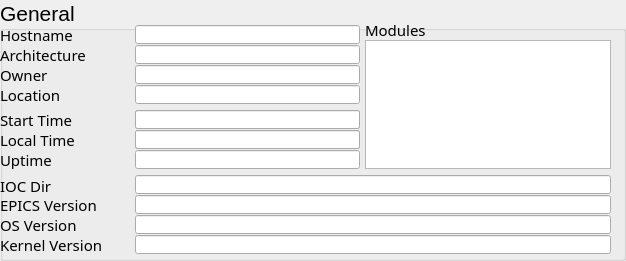
   <widget class="QGroupBox" name="groupBox_6">
    <property name="geometry">
     <rect>
      <x>10</x>
      <y>405</y>
      <width>626</width>
      <height>261</height>
     </rect>
    </property>
    <property name="font">
     <font>
      <pointsize>16</pointsize>
     </font>
    </property>
    <property name="title">
     <string>General</string>
    </property>
    <widget class="caLineEdit" name="calineedit_32">
     <property name="geometry">
      <rect>
       <x>135</x>
       <y>130</y>
       <width>225</width>
       <height>19</height>
      </rect>
     </property>
     <property name="font">
      <font>
       <family>Lucida Sans Typewriter</family>
       <pointsize>12</pointsize>
      </font>
     </property>
     <property name="alignment">
      <set>Qt::AlignRight|Qt::AlignTrailing|Qt::AlignVCenter</set>
     </property>
     <property name="channel" stdset="0">
      <string notr="true">$(IOC):TOD</string>
     </property>
     <property name="background">
      <color>
       <red>255</red>
       <green>255</green>
       <blue>224</blue>
      </color>
     </property>
     <property name="colorMode">
      <enum>caLineEdit::Static</enum>
     </property>
    </widget>
    <widget class="caLabel" name="calabel_33">
     <property name="geometry">
      <rect>
       <x>0</x>
       <y>130</y>
       <width>125</width>
       <height>19</height>
      </rect>
     </property>
     <property name="font">
      <font>
       <family>Sans Serif</family>
       <pointsize>11</pointsize>
      </font>
     </property>
     <property name="text">
      <string>Local Time</string>
     </property>
    </widget>
    <widget class="caLineEdit" name="calineedit_33">
     <property name="geometry">
      <rect>
       <x>135</x>
       <y>110</y>
       <width>225</width>
       <height>19</height>
      </rect>
     </property>
     <property name="font">
      <font>
       <family>Lucida Sans Typewriter</family>
       <pointsize>12</pointsize>
      </font>
     </property>
     <property name="alignment">
      <set>Qt::AlignRight|Qt::AlignTrailing|Qt::AlignVCenter</set>
     </property>
     <property name="channel" stdset="0">
      <string notr="true">$(IOC):STARTTOD</string>
     </property>
     <property name="background">
      <color>
       <red>255</red>
       <green>255</green>
       <blue>224</blue>
      </color>
     </property>
     <property name="colorMode">
      <enum>caLineEdit::Static</enum>
     </property>
    </widget>
    <widget class="caLabel" name="calabel_34">
     <property name="geometry">
      <rect>
       <x>0</x>
       <y>110</y>
       <width>125</width>
       <height>19</height>
      </rect>
     </property>
     <property name="font">
      <font>
       <family>Sans Serif</family>
       <pointsize>11</pointsize>
      </font>
     </property>
     <property name="text">
      <string>Start Time</string>
     </property>
    </widget>
    <widget class="caLineEdit" name="calineedit_34">
     <property name="geometry">
      <rect>
       <x>135</x>
       <y>150</y>
       <width>225</width>
       <height>19</height>
      </rect>
     </property>
     <property name="font">
      <font>
       <family>Lucida Sans Typewriter</family>
       <pointsize>12</pointsize>
      </font>
     </property>
     <property name="alignment">
      <set>Qt::AlignRight|Qt::AlignTrailing|Qt::AlignVCenter</set>
     </property>
     <property name="channel" stdset="0">
      <string notr="true">$(IOC):UPTIME</string>
     </property>
     <property name="background">
      <color>
       <red>255</red>
       <green>255</green>
       <blue>224</blue>
      </color>
     </property>
     <property name="colorMode">
      <enum>caLineEdit::Static</enum>
     </property>
    </widget>
    <widget class="caLabel" name="calabel_35">
     <property name="geometry">
      <rect>
       <x>0</x>
       <y>150</y>
       <width>125</width>
       <height>19</height>
      </rect>
     </property>
     <property name="font">
      <font>
       <family>Sans Serif</family>
       <pointsize>11</pointsize>
      </font>
     </property>
     <property name="text">
      <string>Uptime</string>
     </property>
    </widget>
    <widget class="caLabel" name="calabel_30">
     <property name="geometry">
      <rect>
       <x>0</x>
       <y>215</y>
       <width>125</width>
       <height>19</height>
      </rect>
     </property>
     <property name="font">
      <font>
       <family>Sans Serif</family>
       <pointsize>11</pointsize>
      </font>
     </property>
     <property name="text">
      <string>OS Version</string>
     </property>
    </widget>
    <widget class="caLineEdit" name="calineedit_27">
     <property name="geometry">
      <rect>
       <x>135</x>
       <y>25</y>
       <width>225</width>
       <height>19</height>
      </rect>
     </property>
     <property name="font">
      <font>
       <family>Sans Serif</family>
       <pointsize>12</pointsize>
      </font>
     </property>
     <property name="alignment">
      <set>Qt::AlignLeading|Qt::AlignLeft|Qt::AlignVCenter</set>
     </property>
     <property name="channel" stdset="0">
      <string notr="true">$(IOC):HOSTNAME</string>
     </property>
     <property name="background">
      <color>
       <red>255</red>
       <green>255</green>
       <blue>224</blue>
      </color>
     </property>
     <property name="colorMode">
      <enum>caLineEdit::Static</enum>
     </property>
    </widget>
    <widget class="caLabel" name="calabel_28">
     <property name="geometry">
      <rect>
       <x>0</x>
       <y>25</y>
       <width>125</width>
       <height>19</height>
      </rect>
     </property>
     <property name="font">
      <font>
       <family>Sans Serif</family>
       <pointsize>11</pointsize>
      </font>
     </property>
     <property name="text">
      <string>Hostname</string>
     </property>
    </widget>
    <widget class="caLineEdit" name="calineedit_29">
     <property name="geometry">
      <rect>
       <x>135</x>
       <y>215</y>
       <width>476</width>
       <height>19</height>
      </rect>
     </property>
     <property name="font">
      <font>
       <family>Sans Serif</family>
       <pointsize>12</pointsize>
      </font>
     </property>
     <property name="alignment">
      <set>Qt::AlignLeading|Qt::AlignLeft|Qt::AlignVCenter</set>
     </property>
     <property name="channel" stdset="0">
      <string notr="true">$(IOC):OS_VERS</string>
     </property>
     <property name="background">
      <color>
       <red>255</red>
       <green>255</green>
       <blue>224</blue>
      </color>
     </property>
     <property name="colorMode">
      <enum>caLineEdit::Static</enum>
     </property>
    </widget>
    <widget class="caLabel" name="calabel_29">
     <property name="geometry">
      <rect>
       <x>0</x>
       <y>195</y>
       <width>125</width>
       <height>19</height>
      </rect>
     </property>
     <property name="font">
      <font>
       <family>Sans Serif</family>
       <pointsize>11</pointsize>
      </font>
     </property>
     <property name="text">
      <string>EPICS Version</string>
     </property>
    </widget>
    <widget class="caLineEdit" name="calineedit_28">
     <property name="geometry">
      <rect>
       <x>135</x>
       <y>195</y>
       <width>476</width>
       <height>19</height>
      </rect>
     </property>
     <property name="font">
      <font>
       <family>Sans Serif</family>
       <pointsize>12</pointsize>
      </font>
     </property>
     <property name="alignment">
      <set>Qt::AlignLeading|Qt::AlignLeft|Qt::AlignVCenter</set>
     </property>
     <property name="channel" stdset="0">
      <string notr="true">$(IOC):EPICS_VERSION</string>
     </property>
     <property name="background">
      <color>
       <red>255</red>
       <green>255</green>
       <blue>224</blue>
      </color>
     </property>
     <property name="colorMode">
      <enum>caLineEdit::Static</enum>
     </property>
    </widget>
    <widget class="caLabel" name="calabel_38">
     <property name="geometry">
      <rect>
       <x>0</x>
       <y>175</y>
       <width>125</width>
       <height>19</height>
      </rect>
     </property>
     <property name="font">
      <font>
       <family>Sans Serif</family>
       <pointsize>11</pointsize>
      </font>
     </property>
     <property name="text">
      <string>IOC Dir</string>
     </property>
     <property name="textInteractionFlags">
      <set>Qt::TextBrowserInteraction</set>
     </property>
    </widget>
    <widget class="caLineEdit" name="calineedit_37">
     <property name="geometry">
      <rect>
       <x>135</x>
       <y>175</y>
       <width>476</width>
       <height>19</height>
      </rect>
     </property>
     <property name="font">
      <font>
       <family>Sans Serif</family>
       <pointsize>12</pointsize>
      </font>
     </property>
     <property name="alignment">
      <set>Qt::AlignLeading|Qt::AlignLeft|Qt::AlignVCenter</set>
     </property>
     <property name="channel" stdset="0">
      <string notr="true">$(IOC):APP_DIR</string>
     </property>
     <property name="background">
      <color>
       <red>255</red>
       <green>255</green>
       <blue>224</blue>
      </color>
     </property>
     <property name="colorMode">
      <enum>caLineEdit::Static</enum>
     </property>
    </widget>
    <widget class="caLabel" name="calabel_37">
     <property name="geometry">
      <rect>
       <x>0</x>
       <y>65</y>
       <width>125</width>
       <height>19</height>
      </rect>
     </property>
     <property name="font">
      <font>
       <family>Sans Serif</family>
       <pointsize>11</pointsize>
      </font>
     </property>
     <property name="text">
      <string>Owner</string>
     </property>
    </widget>
    <widget class="caLabel" name="calabel_39">
     <property name="geometry">
      <rect>
       <x>0</x>
       <y>85</y>
       <width>125</width>
       <height>19</height>
      </rect>
     </property>
     <property name="font">
      <font>
       <family>Sans Serif</family>
       <pointsize>11</pointsize>
      </font>
     </property>
     <property name="text">
      <string>Location</string>
     </property>
    </widget>
    <widget class="caLineEdit" name="calineedit_36">
     <property name="geometry">
      <rect>
       <x>135</x>
       <y>65</y>
       <width>225</width>
       <height>19</height>
      </rect>
     </property>
     <property name="font">
      <font>
       <family>Lucida Sans Typewriter</family>
       <pointsize>12</pointsize>
      </font>
     </property>
     <property name="alignment">
      <set>Qt::AlignLeading|Qt::AlignLeft|Qt::AlignVCenter</set>
     </property>
     <property name="channel" stdset="0">
      <string notr="true">$(IOC):ENGINEER</string>
     </property>
     <property name="background">
      <color>
       <red>255</red>
       <green>255</green>
       <blue>224</blue>
      </color>
     </property>
     <property name="colorMode">
      <enum>caLineEdit::Static</enum>
     </property>
    </widget>
    <widget class="caLineEdit" name="calineedit_38">
     <property name="geometry">
      <rect>
       <x>135</x>
       <y>85</y>
       <width>225</width>
       <height>19</height>
      </rect>
     </property>
     <property name="font">
      <font>
       <family>Lucida Sans Typewriter</family>
       <pointsize>12</pointsize>
      </font>
     </property>
     <property name="alignment">
      <set>Qt::AlignLeading|Qt::AlignLeft|Qt::AlignVCenter</set>
     </property>
     <property name="channel" stdset="0">
      <string notr="true">$(IOC):LOCATION</string>
     </property>
     <property name="background">
      <color>
       <red>255</red>
       <green>255</green>
       <blue>224</blue>
      </color>
     </property>
     <property name="colorMode">
      <enum>caLineEdit::Static</enum>
     </property>
    </widget>
    <widget class="caMultiLineString" name="camultilinestring">
     <property name="enabled">
      <bool>true</bool>
     </property>
     <property name="geometry">
      <rect>
       <x>365</x>
       <y>40</y>
       <width>246</width>
       <height>129</height>
      </rect>
     </property>
     <property name="font">
      <font>
       <family>Lucida Sans Typewriter</family>
       <pointsize>12</pointsize>
      </font>
     </property>
     <property name="acceptDrops">
      <bool>false</bool>
     </property>
     <property name="verticalScrollBarPolicy">
      <enum>Qt::ScrollBarAsNeeded</enum>
     </property>
     <property name="horizontalScrollBarPolicy">
      <enum>Qt::ScrollBarAsNeeded</enum>
     </property>
     <property name="channel" stdset="0">
      <string notr="true">$(IOC):MOD_VER</string>
     </property>
     <property name="background">
      <color>
       <red>255</red>
       <green>255</green>
       <blue>224</blue>
      </color>
     </property>
     <property name="colorMode">
      <enum>caMultiLineString::Static</enum>
     </property>
     <property name="fontScaleMode" stdset="0">
      <enum>caMultiLineString::None</enum>
     </property>
    </widget>
    <widget class="caLabel" name="calabel_40">
     <property name="geometry">
      <rect>
       <x>365</x>
       <y>20</y>
       <width>86</width>
       <height>19</height>
      </rect>
     </property>
     <property name="font">
      <font>
       <family>Sans Serif</family>
       <pointsize>11</pointsize>
      </font>
     </property>
     <property name="text">
      <string>Modules</string>
     </property>
     <property name="alignment">
      <set>Qt::AlignLeading|Qt::AlignLeft|Qt::AlignVCenter</set>
     </property>
    </widget>
    <widget class="caFrame" name="caframe">
     <property name="geometry">
      <rect>
       <x>120</x>
       <y>110</y>
       <width>246</width>
       <height>46</height>
      </rect>
     </property>
     <property name="visibility">
      <enum>caFrame::Calc</enum>
     </property>
     <property name="visibilityCalc">
      <string notr="true">G</string>
     </property>
     <property name="channel" stdset="0">
      <string notr="true">$(IOC):TIME</string>
     </property>
     <widget class="caLineEdit" name="calineedit_41">
      <property name="geometry">
       <rect>
        <x>15</x>
        <y>20</y>
        <width>225</width>
        <height>19</height>
       </rect>
      </property>
      <property name="font">
       <font>
        <family>Lucida Sans Typewriter</family>
        <pointsize>12</pointsize>
       </font>
      </property>
      <property name="alignment">
       <set>Qt::AlignRight|Qt::AlignTrailing|Qt::AlignVCenter</set>
      </property>
      <property name="channel" stdset="0">
       <string notr="true">$(IOC):TIME</string>
      </property>
      <property name="background">
       <color>
        <red>255</red>
        <green>255</green>
        <blue>224</blue>
       </color>
      </property>
      <property name="colorMode">
       <enum>caLineEdit::Static</enum>
      </property>
     </widget>
     <widget class="caLineEdit" name="calineedit_40">
      <property name="geometry">
       <rect>
        <x>15</x>
        <y>0</y>
        <width>225</width>
        <height>19</height>
       </rect>
      </property>
      <property name="font">
       <font>
        <family>Lucida Sans Typewriter</family>
        <pointsize>12</pointsize>
       </font>
      </property>
      <property name="alignment">
       <set>Qt::AlignRight|Qt::AlignTrailing|Qt::AlignVCenter</set>
      </property>
      <property name="channel" stdset="0">
       <string notr="true">$(IOC):STARTTIME</string>
      </property>
      <property name="background">
       <color>
        <red>255</red>
        <green>255</green>
        <blue>224</blue>
       </color>
      </property>
      <property name="colorMode">
       <enum>caLineEdit::Static</enum>
      </property>
     </widget>
    </widget>
    <widget class="caLabel" name="calabel_58">
     <property name="geometry">
      <rect>
       <x>0</x>
       <y>45</y>
       <width>125</width>
       <height>19</height>
      </rect>
     </property>
     <property name="font">
      <font>
       <family>Sans Serif</family>
       <pointsize>11</pointsize>
      </font>
     </property>
     <property name="text">
      <string>Architecture</string>
     </property>
    </widget>
    <widget class="caLineEdit" name="calineedit_58">
     <property name="geometry">
      <rect>
       <x>135</x>
       <y>45</y>
       <width>225</width>
       <height>19</height>
      </rect>
     </property>
     <property name="font">
      <font>
       <family>Lucida Sans Typewriter</family>
       <pointsize>12</pointsize>
      </font>
     </property>
     <property name="alignment">
      <set>Qt::AlignLeading|Qt::AlignLeft|Qt::AlignVCenter</set>
     </property>
     <property name="channel" stdset="0">
      <string notr="true">$(IOC):HOST_ARCH</string>
     </property>
     <property name="background">
      <color>
       <red>255</red>
       <green>255</green>
       <blue>224</blue>
      </color>
     </property>
     <property name="colorMode">
      <enum>caLineEdit::Static</enum>
     </property>
    </widget>
    <widget class="caLineEdit" name="calineedit_35">
     <property name="geometry">
      <rect>
       <x>135</x>
       <y>235</y>
       <width>476</width>
       <height>19</height>
      </rect>
     </property>
     <property name="font">
      <font>
       <family>Sans Serif</family>
       <pointsize>12</pointsize>
      </font>
     </property>
     <property name="alignment">
      <set>Qt::AlignLeading|Qt::AlignLeft|Qt::AlignVCenter</set>
     </property>
     <property name="channel" stdset="0">
      <string notr="true">$(IOC):KERNEL_VERS</string>
     </property>
     <property name="background">
      <color>
       <red>255</red>
       <green>255</green>
       <blue>224</blue>
      </color>
     </property>
     <property name="colorMode">
      <enum>caLineEdit::Static</enum>
     </property>
    </widget>
    <widget class="caLabel" name="calabel_36">
     <property name="geometry">
      <rect>
       <x>0</x>
       <y>235</y>
       <width>125</width>
       <height>19</height>
      </rect>
     </property>
     <property name="font">
      <font>
       <family>Sans Serif</family>
       <pointsize>11</pointsize>
      </font>
     </property>
     <property name="text">
      <string>Kernel Version</string>
     </property>
    </widget>
   </widget>
